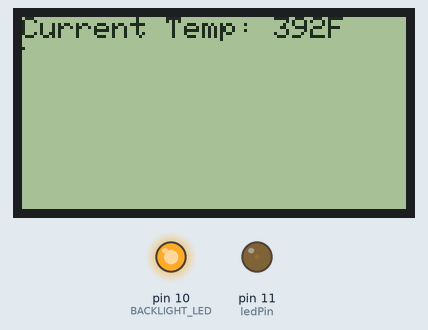
Simulated run of this sketch. Board: Arduino Uno, built with avr-gcc and run on an emulated ATmega328P. Shown: 128×64 one-colour display, output pins drawn as LEDs (lit = HIGH). What the sketch prints to the serial monitor is not drawn.

Above: at 0.7 s.
At 9.9 s:
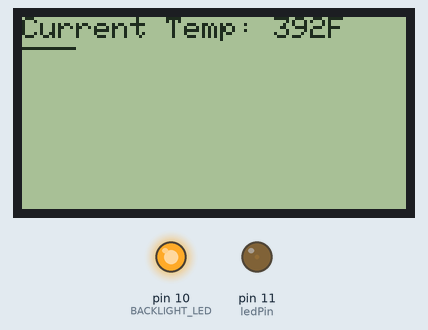
At 19.6 s:
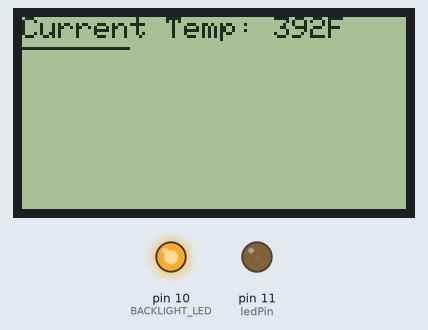
At 39.1 s:
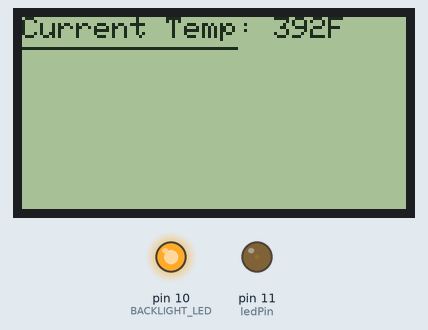
Timing chart, 0 to 40.0 s (numbered marks = the images above):
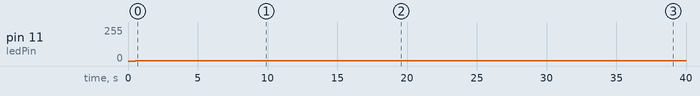

Measured:
- by itself, pin 11 (ledPin): 0/255 → 1/255 at 0.50 s

The sketch:

TMP_GLCD_Temperature_Reading_Output.ino
```cpp
#include "ST7565.h"
#include <stdio.h>

int AI1Raw = 0;
int photocellPin = 1;
int photocellReading;
int ledPin = 11;
int ledBrightness;
char msg[32];
int reading;
float volts;
float tempC;
float tempF;
#define BACKLIGHT_LED 10
int x,y;

ST7565 glcd(9, 8, 7, 6, 5);
#define LOGO16_GLCD_HEIGHT 16
#define LOGO16_GLCD_WIDTH  16

void setup()
{
  Serial.begin(9600);
  pinMode(BACKLIGHT_LED, OUTPUT);
  digitalWrite(BACKLIGHT_LED, HIGH);
  glcd.st7565_init();
  glcd.st7565_command(CMD_DISPLAY_ON);
  glcd.st7565_command(CMD_SET_ALLPTS_NORMAL);
  glcd.st7565_set_brightness(0x18);
}

void loop()
{
//  photocellReading = analogRead(photocellPin);

//  Serial.print(photocellReading); Serial.println(" Analog Reading");

//  photocellReading = 1023 - photocellReading;

//  ledBrightness = map(photocellReading, 0, 1023, 0, 255);
  analogWrite(ledPin, HIGH);

  delay(100);

  reading = analogRead(AI1Raw);

  volts = reading * 5.0;
  volts /= 1024.0;
  Serial.print(volts); Serial.println(" volts");
  tempC = (volts - 0.5) * 100;
  Serial.print(tempC); Serial.println(" degrees C");
  tempF = (tempC * 9.0 /5.0) + 32.0;
  Serial.print(tempF); Serial.println(" degrees Faginit");
  sprintf(msg,"Current Temp: %dF", (int)tempF);

  glcd.drawstring(0, 0, msg);
  for (x=0;x<127;x++) {
//  glcd.drawstring(x,50, ".");
  glcd.setpixel(x, 10, BLACK);
  glcd.display();
//  glcd.setpixel(5+x,5+x, BLACK);
  glcd.setpixel(75, 75, BLACK);
  glcd.display();
    delay(500);

  }

  glcd.display();

  delay(500);

  glcd.clear();
}
```
